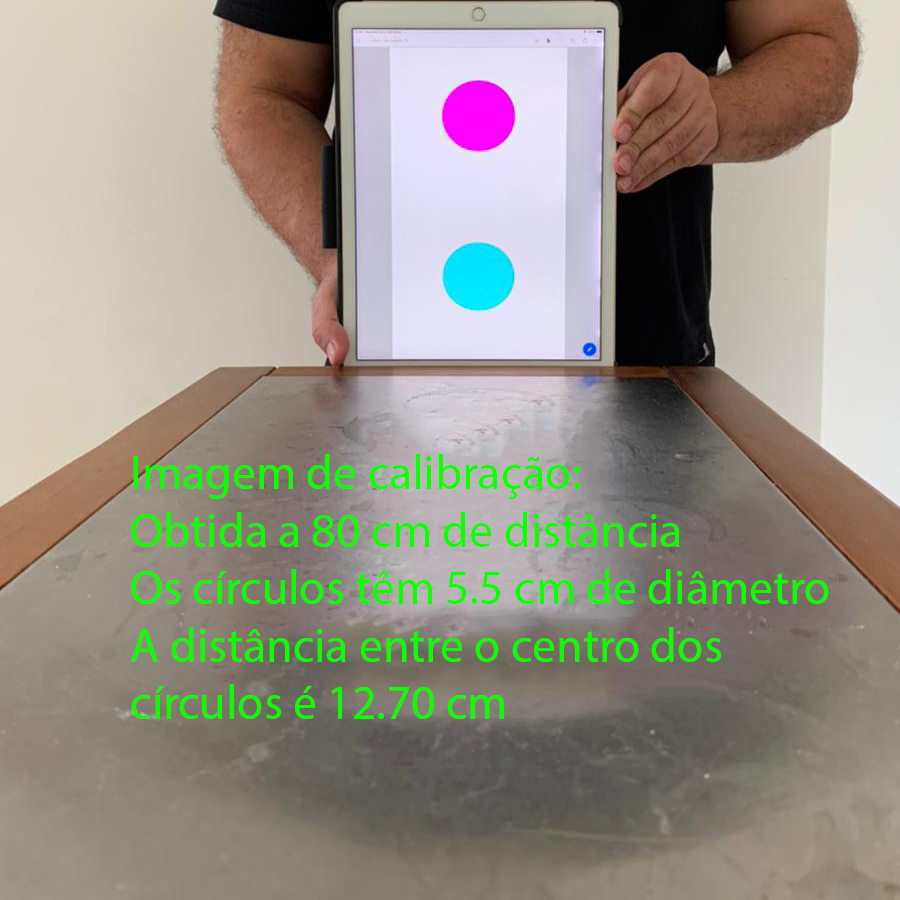
#> input picture img/calib01.jpg, 900 x 900 px
$ python ex3.py --image img/angulo01.jpg
#> lines starting #> are read from the running program, lines starting #| are printed output that depends on the picture; after the words box and inside, x2 and y2 are one past the last pixel; in counts of white or black regions, pixels touching at a corner belong together
import argparse
from pathlib import Path

import cv2
import numpy as np


# Ajuste estes valores para a sua medicao real antes de gravar o video.
# D e H precisam usar a mesma unidade. Aqui, ambos estao em metros.
DISTANCIA_CALIBRACAO = 0.80
DISTANCIA_ENTRE_CIRCULOS = 0.127


class Atividade1:
    def __init__(self):
        self.f = 0.0
        self.H = DISTANCIA_ENTRE_CIRCULOS

        self.ciano = {
            "lower": np.array([80, 100, 100], dtype=np.uint8),
            "upper": np.array([100, 255, 255], dtype=np.uint8),
        }

        self.magenta = {
            "lower": np.array([140, 100, 100], dtype=np.uint8),
            "upper": np.array([170, 255, 255], dtype=np.uint8),
        }

        self.kernel = np.ones((5, 5), dtype=np.uint8)
        self.area_minima = 50.0

    def encontrar_foco(self, D: float, H: float, h: float):
        """Calcula a distancia focal em pixels: f = h * D / H."""
        if D is None or H is None or h is None or D <= 0 or H <= 0 or h <= 0:
            return -1
        return float(h * D / H)

    def _centro_do_maior_contorno(self, mask: np.ndarray):
        contornos, _ = cv2.findContours(
            mask, cv2.RETR_EXTERNAL, cv2.CHAIN_APPROX_SIMPLE
        )
        contornos = [
            contorno
            for contorno in contornos
            if cv2.contourArea(contorno) >= self.area_minima
        ]
        if not contornos:
            return None

        maior = max(contornos, key=cv2.contourArea)
        momentos = cv2.moments(maior)
        if momentos["m00"] == 0:
            return None

        return (
            int(round(momentos["m10"] / momentos["m00"])),
            int(round(momentos["m01"] / momentos["m00"])),
        )

    def encontrar_centros(self, bgr: np.ndarray):
        """Retorna os centros dos circulos ciano e magenta, nessa ordem."""
        if bgr is None or bgr.size == 0:
            return None, None

        hsv = cv2.cvtColor(bgr, cv2.COLOR_BGR2HSV)
        centros = []

        for faixa in (self.ciano, self.magenta):
            mask = cv2.inRange(hsv, faixa["lower"], faixa["upper"])
            mask = cv2.morphologyEx(mask, cv2.MORPH_OPEN, self.kernel)
            mask = cv2.morphologyEx(mask, cv2.MORPH_CLOSE, self.kernel)
            centros.append(self._centro_do_maior_contorno(mask))

        return centros[0], centros[1]

    def calcular_h(self, centro_ciano: tuple, centro_magenta: tuple):
        """Calcula a distancia euclidiana, em pixels, entre os centros."""
        if centro_ciano is None or centro_magenta is None:
            return -1

        x1, y1 = centro_ciano
        x2, y2 = centro_magenta
        return float(np.hypot(x2 - x1, y2 - y1))

    def encontrar_D(self, f: float, H: float, h: float):
        """Estima a distancia real pela relacao D = f * H / h."""
        if f is None or H is None or h is None or f <= 0 or H <= 0 or h <= 0:
            return -1
        return float(f * H / h)

    def calcular_theta(self, centro_ciano: tuple, centro_magenta: tuple):
        """Calcula o angulo orientado do vetor magenta->ciano com a vertical."""
        if centro_ciano is None or centro_magenta is None:
            return -1

        x_ciano, y_ciano = centro_ciano
        x_magenta, y_magenta = centro_magenta
        delta_x = x_ciano - x_magenta
        delta_y = y_ciano - y_magenta

        if delta_x == 0 and delta_y == 0:
            return -1

        return float(np.degrees(np.arctan2(delta_x, delta_y)))

    def escrever_texto(
        self, bgr: np.ndarray, distancia: float, angulo: float
    ) -> np.ndarray:
        """Escreve D e theta na imagem com duas casas decimais."""
        if bgr is None:
            return bgr

        fonte = cv2.FONT_HERSHEY_SIMPLEX
        cor = (0, 255, 0)
        espessura = 2

        texto_distancia = (
            f"D: {distancia:.2f}"
            if distancia is not None and distancia != -1
            else "D: indisponivel"
        )
        texto_angulo = (
            f"theta: {angulo:.2f} graus"
            if angulo is not None and angulo != -1
            else "theta: indisponivel"
        )

        cv2.putText(bgr, texto_distancia, (20, 35), fonte, 0.8, cor, espessura)
        cv2.putText(bgr, texto_angulo, (20, 70), fonte, 0.8, cor, espessura)
        return bgr

    def calibration(
        self, bgr: np.ndarray, D: float = None, H: float = None
    ):
        """Calibra a camera usando uma imagem e as medidas reais D e H."""
        D_real = DISTANCIA_CALIBRACAO if D is None else D
        H_real = self.H if H is None else H

        _, _, angulo, h = self.run(bgr)
        foco = self.encontrar_foco(D_real, H_real, h)
        if foco == -1:
            self.f = -1
            saida, _, _, _ = self.run(bgr)
            return saida, -1, -1, -1, -1

        self.H = float(H_real)
        self.f = foco
        saida, distancia, angulo, h = self.run(bgr)
        return saida, distancia, angulo, h, self.f

    def run(self, bgr: np.ndarray):
        """Detecta o padrao e retorna imagem, D, theta e h."""
        if bgr is None or bgr.size == 0:
            return bgr, -1, -1, -1

        saida = bgr.copy()
        centro_ciano, centro_magenta = self.encontrar_centros(bgr)

        if centro_ciano is None or centro_magenta is None:
            saida = self.escrever_texto(saida, -1, -1)
            return saida, -1, -1, -1

        h = self.calcular_h(centro_ciano, centro_magenta)
        angulo = self.calcular_theta(centro_ciano, centro_magenta)
        distancia = self.encontrar_D(self.f, self.H, h)

        cv2.circle(saida, centro_ciano, 8, (255, 255, 0), -1)
        cv2.circle(saida, centro_magenta, 8, (255, 0, 255), -1)
        cv2.line(saida, centro_magenta, centro_ciano, (0, 255, 0), 3)
        saida = self.escrever_texto(saida, distancia, angulo)

        return saida, distancia, angulo, h


def rodar_frame(
    caminho_imagem="img/calib01.jpg",
    caminho_calibracao="img/calib01.jpg",
    D=DISTANCIA_CALIBRACAO,
    H=DISTANCIA_ENTRE_CIRCULOS,
    salvar_em=None,
    exibir=True,
):
    atividade = Atividade1()
    calibracao = cv2.imread(str(caminho_calibracao))
    if calibracao is None:
        raise FileNotFoundError(f"Imagem de calibracao nao encontrada: {caminho_calibracao}")

    _, _, _, _, foco = atividade.calibration(calibracao, D=D, H=H)
    if foco == -1:
        raise RuntimeError("Nao foi possivel detectar o padrao na imagem de calibracao.")

    bgr = cv2.imread(str(caminho_imagem))
    if bgr is None:
        raise FileNotFoundError(f"Imagem nao encontrada: {caminho_imagem}")

    saida, distancia, angulo, h = atividade.run(bgr)
    if salvar_em is not None:
        cv2.imwrite(str(salvar_em), saida)

    if exibir:
        cv2.imshow("Estimativa de pose", saida)
        cv2.waitKey(0)
        cv2.destroyAllWindows()

    return saida, distancia, angulo, h, foco


# [47 lines left out: function rodar_webcam, not called in this run]


def main():
    parser = argparse.ArgumentParser(description="APS 5 - estimativa de pose")
    parser.add_argument(
        "--image",
        help="Processa uma imagem; sem esta opcao, abre a webcam.",
    )
    parser.add_argument(
        "--calibration-image",
        default="img/calib01.jpg",
        help="Imagem usada para calibrar antes de processar --image.",
    )
    parser.add_argument("--distance", type=float, default=DISTANCIA_CALIBRACAO)
    parser.add_argument("--circle-distance", type=float, default=DISTANCIA_ENTRE_CIRCULOS)
    parser.add_argument("--camera", type=int, default=0)
    parser.add_argument("--output", help="Caminho para salvar a imagem processada.")
    parser.add_argument("--no-display", action="store_true")
    args = parser.parse_args()

    if args.image:
        if args.output:
            Path(args.output).parent.mkdir(parents=True, exist_ok=True)
        rodar_frame(
            caminho_imagem=args.image,
            caminho_calibracao=args.calibration_image,
            D=args.distance,
            H=args.circle_distance,
            salvar_em=args.output,
            exibir=not args.no_display,
        )
#> in rodar_frame, calibracao is the input picture: shape (900, 900, 3); mean B, G, R 133.4, 146.4, 149.6
#> in encontrar_centros, `hsv = cv2.cvtColor(bgr, cv2.COLOR_BGR2HSV)`: hsv: shape (900, 900, 3); mean H, S, V 41.8, 49.6, 159.8
#> the loop in encontrar_centros, `for faixa in (self.ciano, self.magenta):` made 2 passes
#> pass 1, in encontrar_centros, `mask = cv2.inRange(hsv, faixa["lower"], faixa["upper"])`:
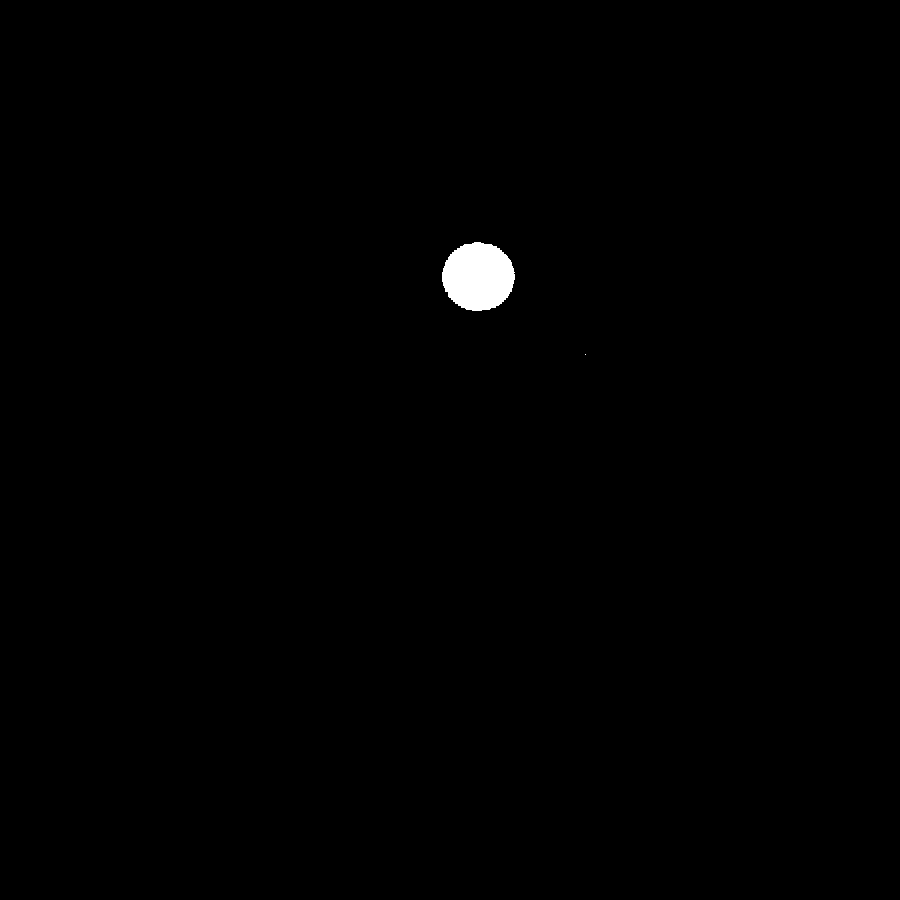
#> mask: shape (900, 900); 0.48% white; 2 white regions (1 under 20 px), largest, box (x1, y1, x2, y2) and area: (442, 242, 515, 311) 3911
#> after the loop in encontrar_centros, `for faixa in (self.ciano, self.magenta):`: centros = [(478, 276), (478, 115)]
#> in run, `centro_ciano, centro_magenta = self.encontrar_centros(bgr)`: centro_ciano = (478, 276); centro_magenta = (478, 115)
#> in calcular_h, `x1, y1 = centro_ciano`: x1 = 478; y1 = 276
#> in calcular_h, `x2, y2 = centro_magenta`: x2 = 478; y2 = 115
#> in run, `h = self.calcular_h(centro_ciano, centro_magenta)`: h = 161
#> in calcular_theta, `x_ciano, y_ciano = centro_ciano`: x_ciano = 478; y_ciano = 276
#> in calcular_theta, `x_magenta, y_magenta = centro_magenta`: x_magenta = 478; y_magenta = 115
#> in calcular_theta, `delta_x = x_ciano - x_magenta`: delta_x = 0
#> in calcular_theta, `delta_y = y_ciano - y_magenta`: delta_y = 161
#> in run, `angulo = self.calcular_theta(centro_ciano, centro_magenta)`: angulo = 0
#> in run, `distancia = self.encontrar_D(self.f, self.H, h)`: distancia = -1
#> in run, `cv2.circle(saida, centro_ciano, 8, (255, 255, 0), -1)`: saida: shape (900, 900, 3); 0.02% of pixels changed, all inside (x1, y1, x2, y2) = (470, 268, 487, 285)
#> in run, `cv2.circle(saida, centro_magenta, 8, (255, 0, 255), -1)`: saida: shape (900, 900, 3); mean B, G, R 133.4, 146.4, 149.6
#> in run, `cv2.line(saida, centro_magenta, centro_ciano, (0, 255, 0), 3)`:
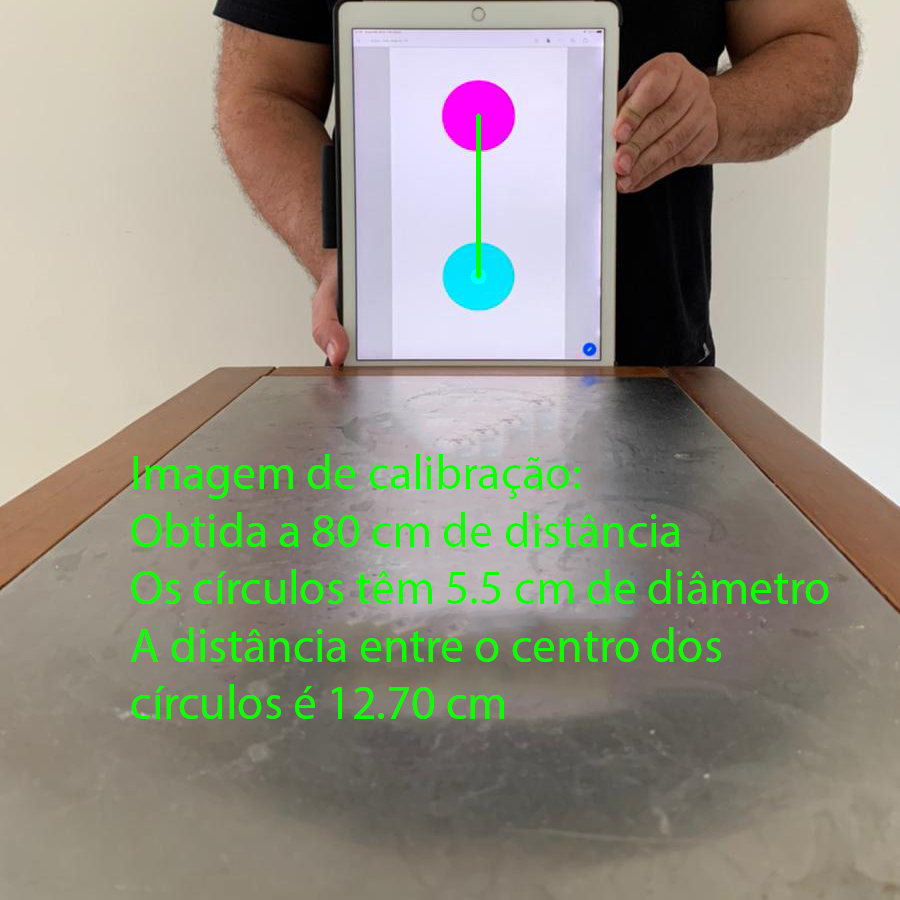
#> saida: shape (900, 900, 3); mean B, G, R 133.1, 146.5, 149.4
#> in escrever_texto, `texto_distancia = ( f"D: {distancia:.2f}" if distancia is not None and..`: texto_distancia = 'D: indisponivel'
#> in escrever_texto, `texto_angulo = ( f"theta: {angulo:.2f} graus" if angulo is not None an..`: texto_angulo = 'theta: 0.00 graus'
#> in calibration, `_, _, angulo, h = self.run(bgr)`: angulo = 0; h = 161
#> in calibration, `foco = self.encontrar_foco(D_real, H_real, h)`: foco = 1014.2
#> in calibration, `saida, distancia, angulo, h = self.run(bgr)`: distancia = 0.8
#> in rodar_frame, `_, _, _, _, foco = atividade.calibration(calibracao, D=D, H=H)`: foco = 1014.2
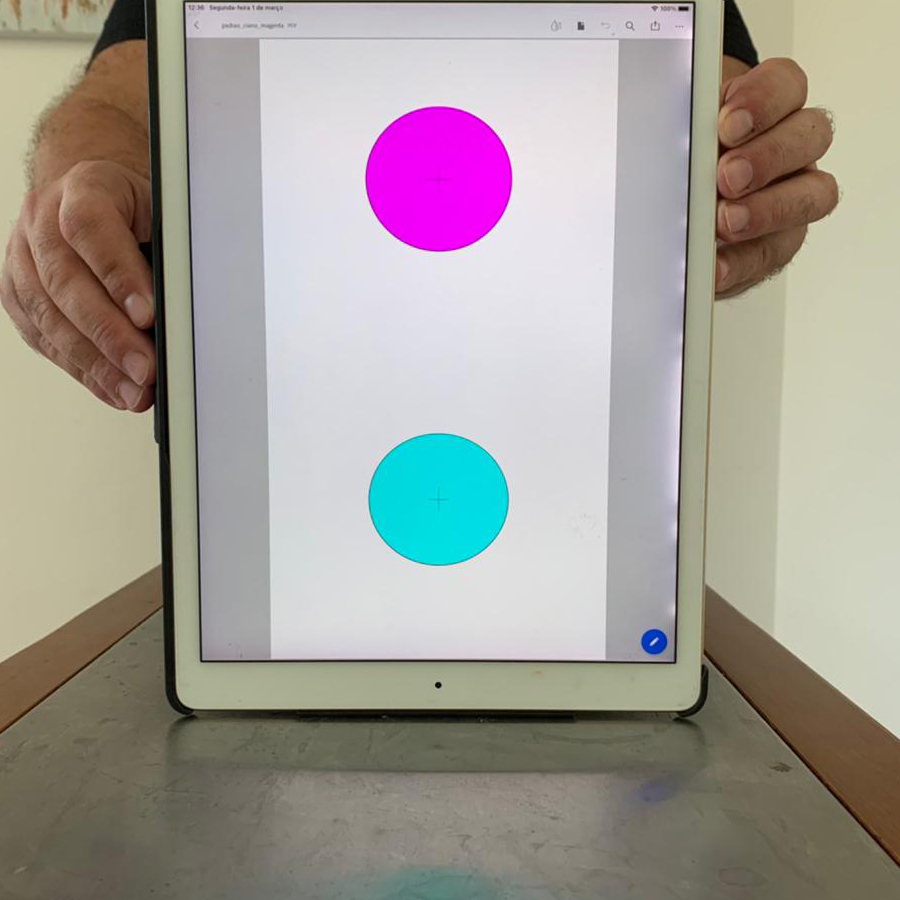
#> input picture img/angulo01.jpg, 900 x 900 px
#> in rodar_frame, bgr is the input picture: shape (900, 900, 3); mean B, G, R 151, 156.6, 162.7
#> in encontrar_centros (call 3), `hsv = cv2.cvtColor(bgr, cv2.COLOR_BGR2HSV)`: hsv: shape (900, 900, 3); mean H, S, V 62.4, 48.4, 168.9
#> in run (call 3), `centro_ciano, centro_magenta = self.encontrar_centros(bgr)`: centro_ciano = (438, 499); centro_magenta = (438, 179)
#> in run (call 3), `h = self.calcular_h(centro_ciano, centro_magenta)`: h = 320
#> in run (call 3), `distancia = self.encontrar_D(self.f, self.H, h)`: distancia = 0.403
#> in run (call 3), `cv2.circle(saida, centro_ciano, 8, (255, 255, 0), -1)`: saida: shape (900, 900, 3); 0.02% of pixels changed, all inside (x1, y1, x2, y2) = (430, 491, 447, 508)
#> in run (call 3), `cv2.circle(saida, centro_magenta, 8, (255, 0, 255), -1)`: saida: shape (900, 900, 3); mean B, G, R 151, 156.6, 162.7
#> in run (call 3), `cv2.line(saida, centro_magenta, centro_ciano, (0, 255, 0), 3)`:
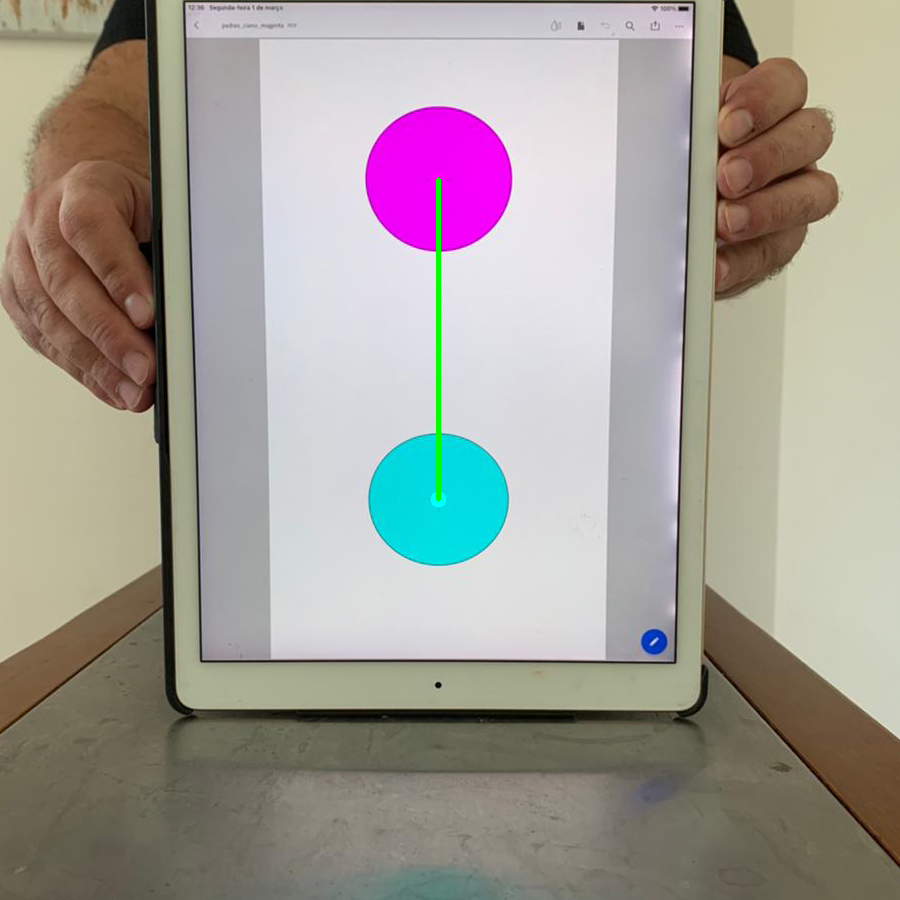
#> saida: shape (900, 900, 3); mean B, G, R 150.6, 156.8, 162.3
#> call 3 of escrever_texto, with distancia = 0.403, angulo = 0
#> in escrever_texto (call 3), `texto_distancia = ( f"D: {distancia:.2f}" if distancia is not None and..`: texto_distancia = 'D: 0.40'
#> in escrever_texto (call 3), `cv2.putText(bgr, texto_angulo, (20, 70), fonte, 0.8, cor, espessura)`:
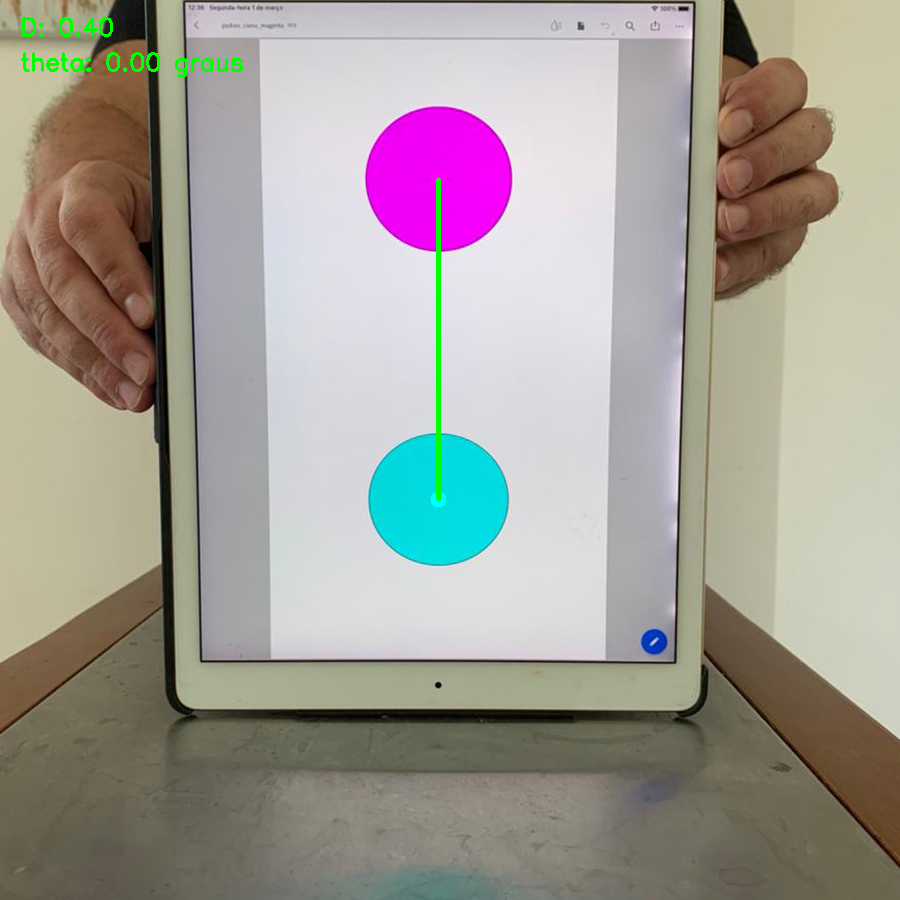
#> bgr: shape (900, 900, 3); mean B, G, R 150.3, 157, 162
#> in rodar_frame, `saida, distancia, angulo, h = atividade.run(bgr)`: distancia = 0.403; angulo = 0; h = 320
    else:
        rodar_webcam(camera=args.camera, D=args.distance, H=args.circle_distance)


if __name__ == "__main__":
    main()
